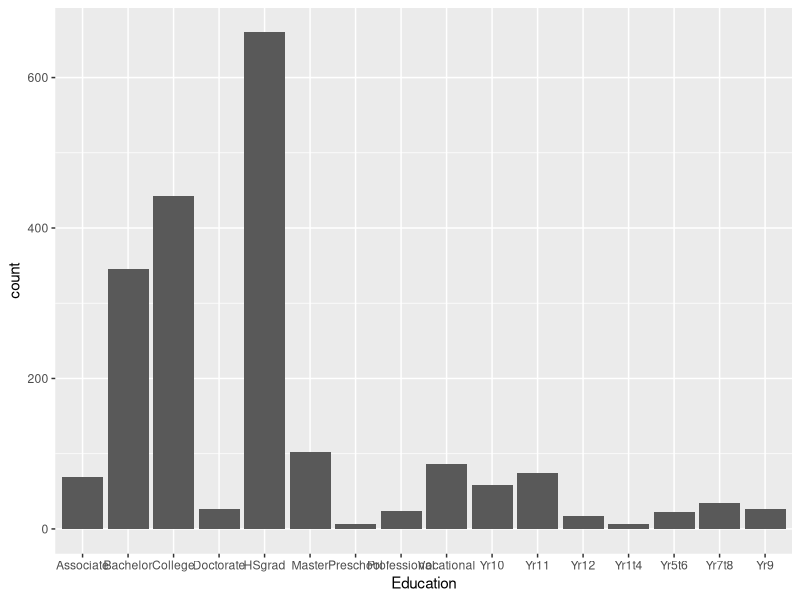
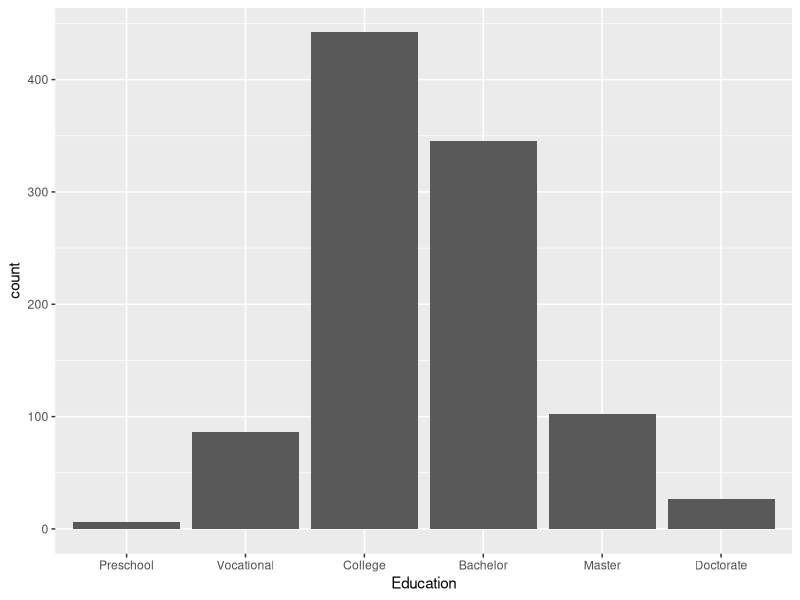
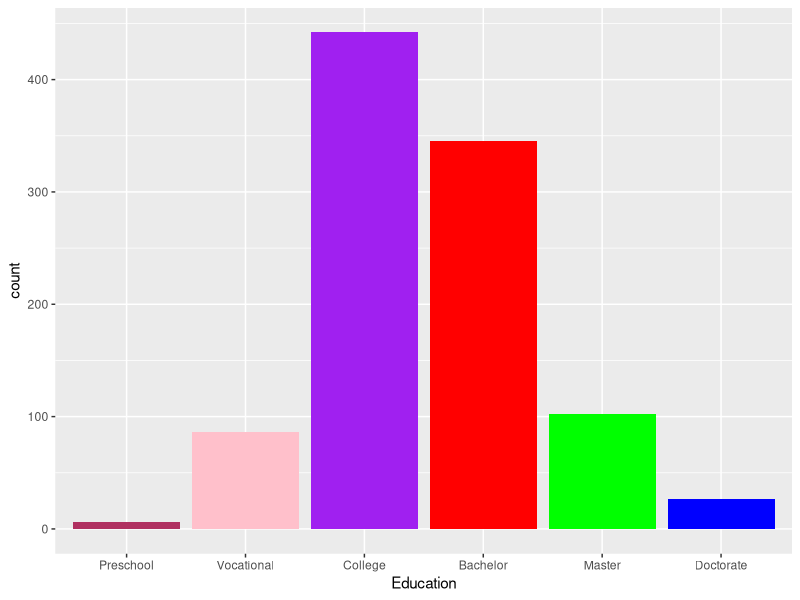
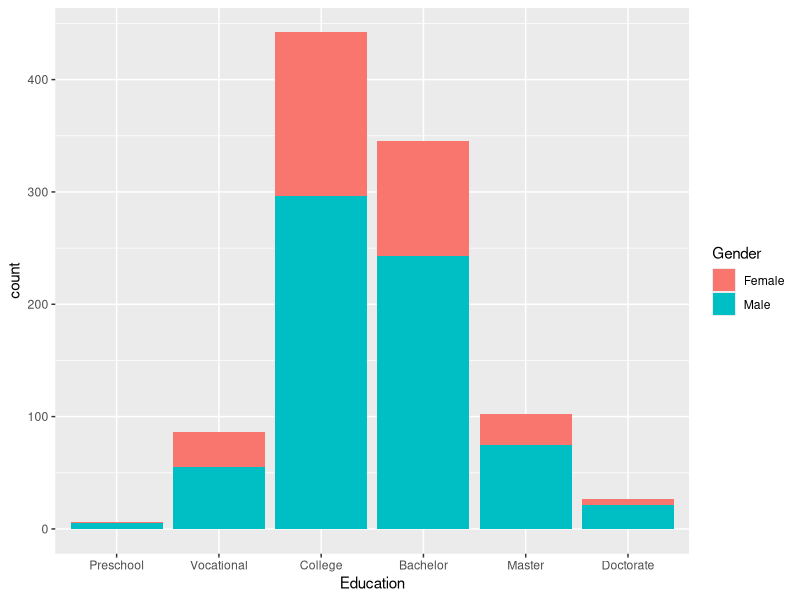
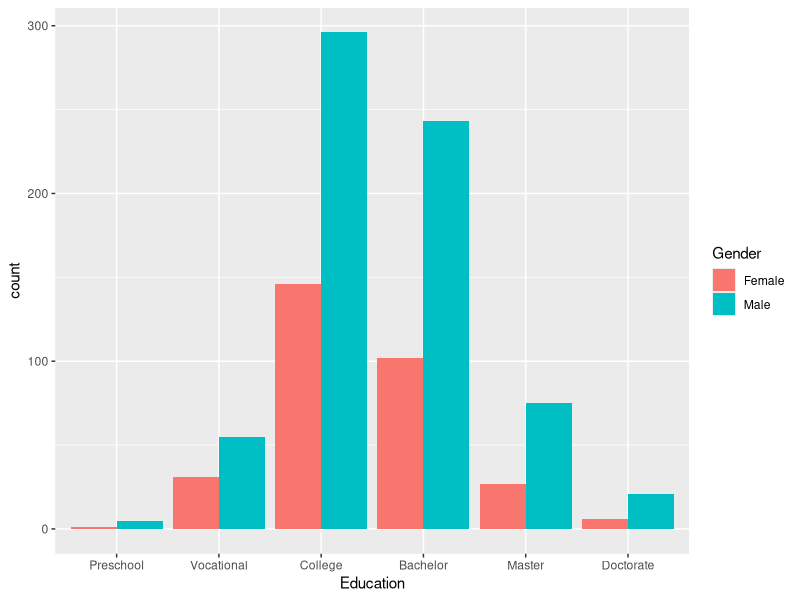
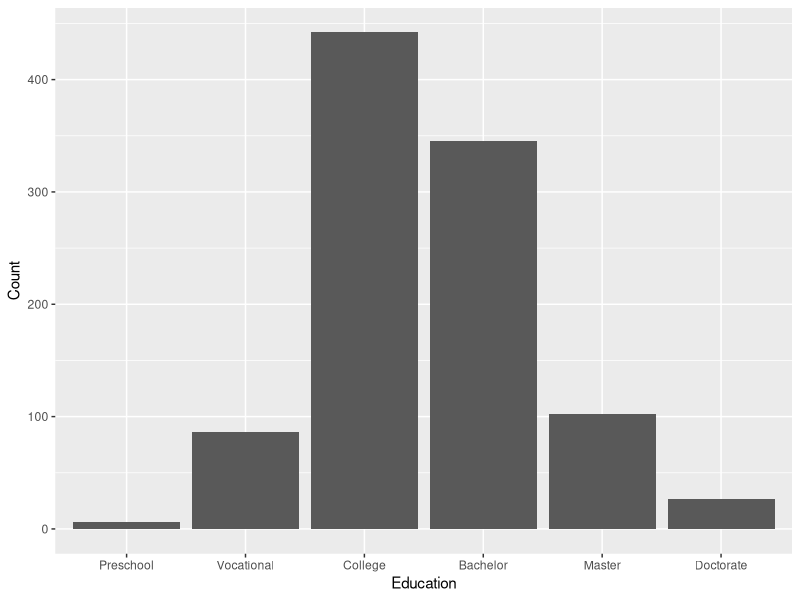
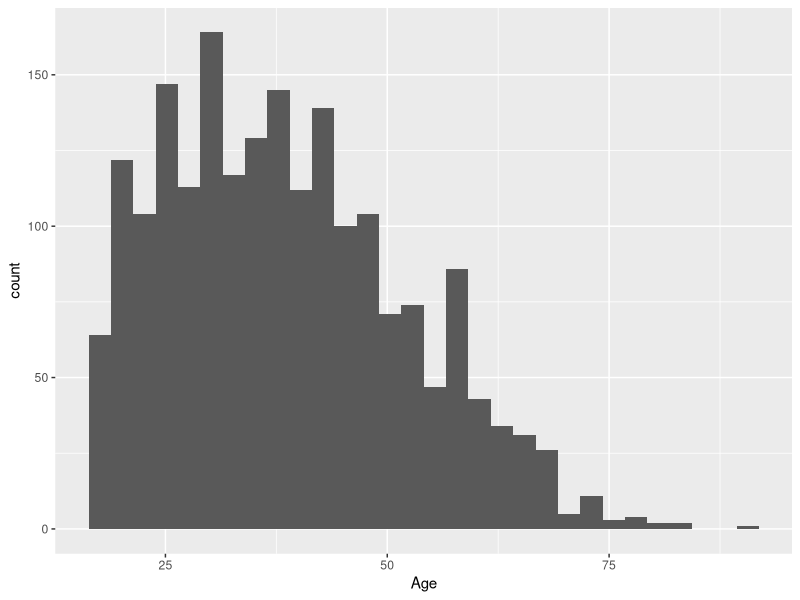
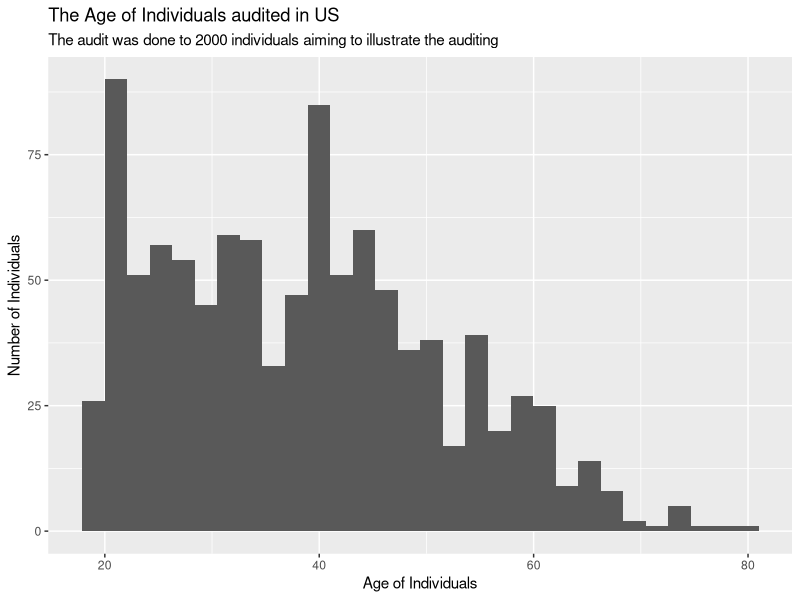

Write R code to recreate these figures, in order.
## ---- chunk 1
#add packages
require(dplyr)
require(readr)
require(lubridate)
require(readxl)
require(haven)
require(ggplot2)
require(kableExtra)
require(tidyr)

# read the audit file
audit = readxl::read_excel("audit.xlsx")

## ---- chunk 2
audit%>%select(-c(9:13)) %>% sample_n(10) %>%
  kable("html", caption = "Individual Auditing Infomration", align = "c") %>%
  column_spec(column = 1:8, width = "3cm", color = 1)

## ---- chunk 3
ggplot(data = audit, 
       aes(x = Education))+
  geom_bar()

## ---- chunk 4

ggplot(data = audit, 
       aes(x = Education))+
  geom_bar() +
  scale_x_discrete(limits = c("Preschool", "Vocational", "College","Bachelor", "Master", "Doctorate"))

## ---- chunk 5

ggplot(data = audit, 
       aes(x = Education))+
  geom_bar(fill = c("red", "purple", "blue", "green", "maroon", "pink")) +
  scale_x_discrete(limits = c("Preschool", "Vocational", "College","Bachelor", "Master", "Doctorate"))

## ---- chunk 6

ggplot(data = audit, 
       aes(x = Education))+
  geom_bar(aes(fill = Gender), position = "stack") +
  scale_x_discrete(limits = c("Preschool", "Vocational", 
                              "College","Bachelor", "Master", "Doctorate"))

## ---- chunk 7

ggplot(data = audit, 
       aes(x = Education))+
  geom_bar(aes(fill = Gender), position = "dodge") +
  scale_x_discrete(limits = c("Preschool", "Vocational", 
                              "College","Bachelor", "Master", "Doctorate"))

## ---- chunk 8
education = audit %>% 
  filter(Education %in% c("Preschool", "Vocational", 
                              "College","Bachelor", "Master", "Doctorate")) %>%
  group_by(Education) %>%
  summarise(Count = n())

ggplot(data = education, aes(x = Education, y = Count))+geom_col()+
  scale_x_discrete(limits = c("Preschool", "Vocational", 
                              "College","Bachelor", "Master", "Doctorate"))
## ---- chunk 9
ggplot(data = audit, aes(x = Age)) +
  geom_histogram()
## ---- chunk 10

ggplot(data = audit%>% 
  filter(Education %in% c("Preschool", "Vocational", 
                              "College","Bachelor", "Master", "Doctorate")), 
  aes(x = Age)) +
  geom_histogram()+
  labs(x = "Age of Individuals", y = "Number of Individuals", 
       title = "The Age of Individuals audited in US", 
       subtitle = "The audit was done to 2000 individuals aiming to illustrate the auditing")
## ---- chunk 11

ggplot(data = audit%>% 
  filter(Education %in% c("Preschool", "Vocational", 
                              "College","Bachelor", "Master", "Doctorate")), 
  aes(x = Age)) +
  geom_histogram()+
  labs(x = "Age of Individuals", y = "Number of Individuals") +
  facet_wrap(~Education, scales = "free_y")
